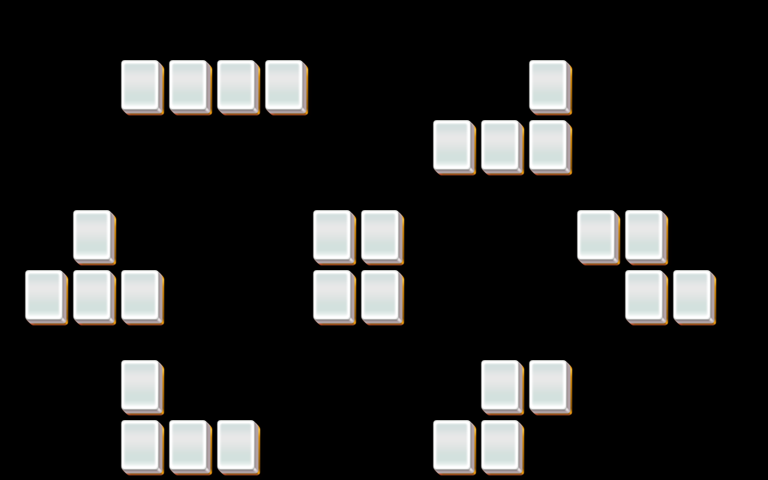

A 2D game scene composited from a Tiled map and its tileset images. What follows is a short description and the map's XML, with each tile layer's data collapsed to a summary:
An orthogonal 32x16 tile map with 24x30 px tiles, 3 tile layers (layer1, layer2, layer3).

<map version="1.0" orientation="orthogonal" width="32" height="16" tilewidth="24" tileheight="30">
 <properties>
  <property name="species" value="10" />
 </properties>
 <tileset firstgid="1" name="mahjong" tilewidth="48" tileheight="60">
  <image source="mahjong.png" />
 </tileset>
 <layer name="layer1" width="32" height="16">
  <data>[512 cells, 28 non-empty, 1 distinct tile ids]</data>
 </layer>
 <layer name="layer2" width="32" height="16">
  <data>[512 cells, 28 non-empty, 1 distinct tile ids]</data>
 </layer>
 <layer name="layer3" width="32" height="16">
  <data>[512 cells, 28 non-empty, 1 distinct tile ids]</data>
 </layer>
</map>
